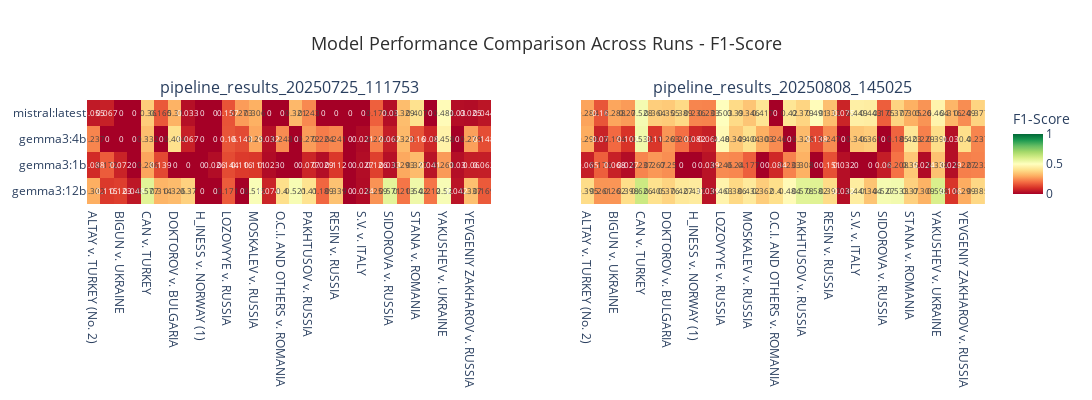
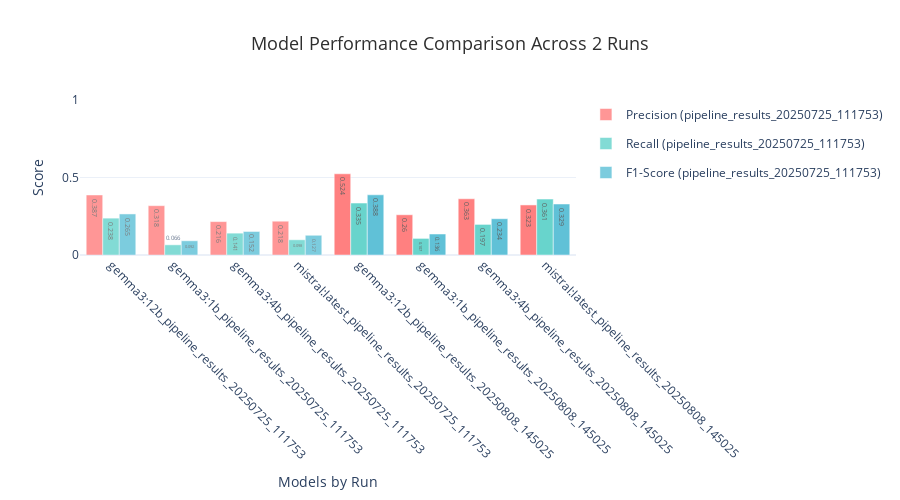
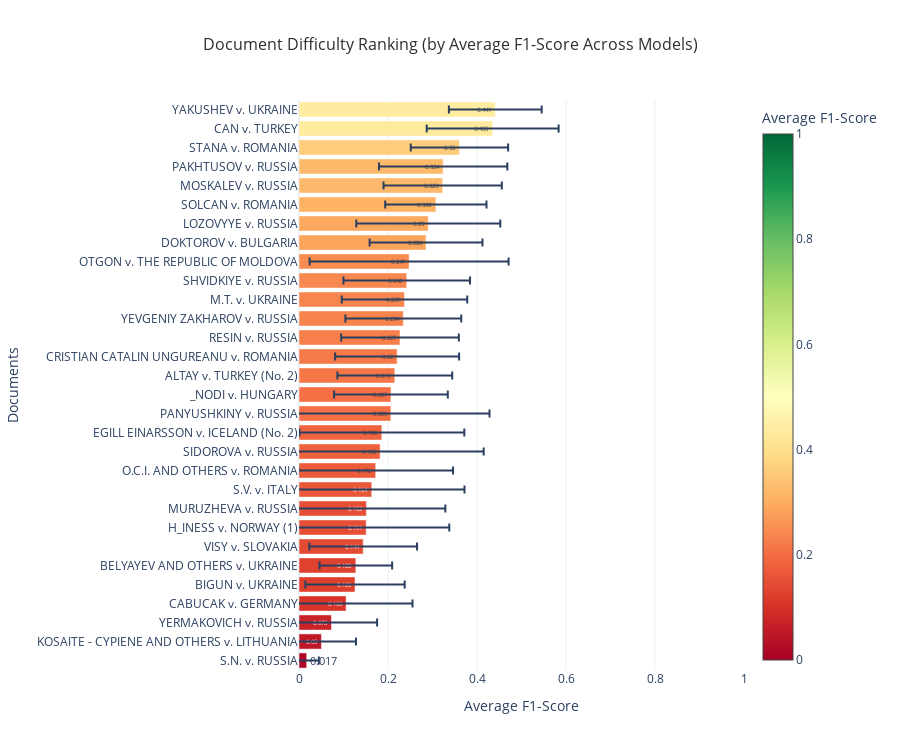

Notebook source saved alongside these figures, in order:
### Code cell
if 'df' in globals() and not df.empty:
    print("🎯 Creating Performance Visualizations...")
    
    # 1. F1-Score Heatmap - Shows model performance across documents at a glance
    print("📊 1. Model Performance Heatmap (F1-Score)")
    f1_heatmap = create_performance_heatmap(df, 'f1_score', 'F1-Score')
    f1_heatmap.show()
    
    # 2. Model Comparison Chart - Shows average performance with error bars
    print("📈 2. Model Performance Comparison")
    model_comparison = create_model_comparison_chart(df)
    model_comparison.show()
    
    # 3. Document Difficulty Ranking
    print("📋 3. Document Difficulty Ranking")
    doc_difficulty = create_document_difficulty_chart(df)
    doc_difficulty.show()
    
else:
    print("❌ Please load and process evaluation data first.")

### Figure 1 — Plotly figure (JSON) as saved in the notebook; plotly's stock layout.template omitted (floating-point values rounded to 4 significant figures)
{"data": [{"colorbar": {"title": {"text": "F1-Score"}}, "colorscale": [[0, "rgb(165,0,38)"], [0.1, "rgb(215,48,39)"], [0.2, "rgb(244,109,67)"], [0.3, "rgb(253,174,97)"], [0.4, "rgb(254,224,139)"], [0.5, "rgb(255,255,191)"], [0.6, "rgb(217,239,139)"], [0.7, "rgb(166,217,106)"], [0.8, "rgb(102,189,99)"], [0.9, "rgb(26,152,80)"], [1, "rgb(0,104,55)"]], "showscale": true, "text": [[0.302, 0.115, 0.123, 0.048, 0.577, 0.314, 0.326, 0.37, 0.0, 0.0, 0.171, 0.0, 0.515, 0.074, 0.4, 0.521, 0.41, 0.189, 0.339, 0.0, 0.024, 0.259, 0.571, 0.213, 0.542, 0.212, 0.52, 0.042, 0.337, 0.169], [0.088, 0.172, 0.072, 0.0, 0.286, 0.139, 0.0, 0.0, 0.0, 0.026, 0.144, 0.116, 0.111, 0.023, 0.0, 0.0, 0.077, 0.029, 0.112, 0.0, 0.027, 0.126, 0.033, 0.293, 0.327, 0.041, 0.269, 0.03, 0.06, 0.062], [0.237, 0.0, 0.0, 0.0, 0.332, 0.0, 0.404, 0.067, 0.0, 0.0, 0.16, 0.143, 0.29, 0.032, 0.248, 0.0, 0.272, 0.224, 0.241, 0.0, 0.021, 0.226, 0.062, 0.323, 0.16, 0.08, 0.458, 0.0, 0.279, 0.148], [0.055, 0.067, 0.0, 0.0, 0.36, 0.165, 0.31, 0.033, 0.0, 0.0, 0.157, 0.273, 0.306, 0.0, 0.0, 0.321, 0.243, 0.0, 0.0, 0.0, 0.0, 0.179, 0.03, 0.329, 0.407, 0.0, 0.486, 0.03, 0.025, 0.044]], "textfont": {"size": 8}, "texttemplate": "%{text}", "type": "heatmap", "x": ["ALTAY v. TURKEY (No. 2)", "BELYAYEV AND OTHERS v. UKRAINE", "BIGUN v. UKRAINE", "CABUCAK v. GERMANY", "CAN v. TURKEY", "CRISTIAN CATALIN UNGUREANU v. ROMANIA", "DOKTOROV v. BULGARIA", "EGILL EINARSSON v. ICELAND (No. 2)", "H_INESS v. NORWAY (1)", "KOSAITE - CYPIENE AND OTHERS v. LITHUANIA", "LOZOVYYE v. RUSSIA", "M.T. v. UKRAINE", "MOSKALEV v. RUSSIA", "MURUZHEVA v. RUSSIA", "O.C.I. AND OTHERS v. ROMANIA", "OTGON v. THE REPUBLIC OF MOLDOVA", "PAKHTUSOV v. RUSSIA", "PANYUSHKINY v. RUSSIA", "RESIN v. RUSSIA", "S.N. v. RUSSIA", "S.V. v. ITALY", "SHVIDKIYE v. RUSSIA", "SIDOROVA v. RUSSIA", "SOLCAN v. ROMANIA", "STANA v. ROMANIA", "VISY v. SLOVAKIA", "YAKUSHEV v. UKRAINE", "YERMAKOVICH v. RUSSIA", "YEVGENIY ZAKHAROV v. RUSSIA", "_NODI v. HUNGARY"], "xaxis": "x", "y": ["gemma3:12b", "gemma3:1b", "gemma3:4b", "mistral:latest"], "yaxis": "y", "z": [[0.3016, 0.1154, 0.1235, 0.04762, 0.5766, 0.3143, 0.3256, 0.3704, 0.0, 0.0, 0.1707, 0.0, 0.5155, 0.07447, 0.4, 0.5211, 0.4096, 0.1887, 0.3393, 0.0, 0.02381, 0.2586, 0.5714, 0.2128, 0.5424, 0.2118, 0.52, 0.04196, 0.3366, 0.1687], [0.08772, 0.1724, 0.07229, 0.0, 0.2857, 0.1391, 0.0, 0.0, 0.0, 0.02632, 0.1443, 0.1159, 0.1111, 0.02326, 0.0, 0.0, 0.07692, 0.02899, 0.1124, 0.0, 0.02667, 0.126, 0.03333, 0.2927, 0.3265, 0.04082, 0.2687, 0.0303, 0.0597, 0.06211], [0.237, 0.0, 0.0, 0.0, 0.3316, 0.0, 0.4037, 0.06742, 0.0, 0.0, 0.16, 0.1429, 0.2899, 0.03226, 0.2482, 0.0, 0.2722, 0.2235, 0.2407, 0.0, 0.02083, 0.2258, 0.06154, 0.3226, 0.16, 0.08, 0.4578, 0.0, 0.2791, 0.1481], [0.05455, 0.06667, 0.0, 0.0, 0.3596, 0.1653, 0.3099, 0.03279, 0.0, 0.0, 0.1573, 0.2727, 0.3056, 0.0, 0.0, 0.321, 0.2432, 0.0, 0.0, 0.0, 0.0, 0.1789, 0.02985, 0.3291, 0.4068, 0.0, 0.4865, 0.03008, 0.025, 0.0438]], "zmax": 1, "zmin": 0}, {"colorscale": [[0, "rgb(165,0,38)"], [0.1, "rgb(215,48,39)"], [0.2, "rgb(244,109,67)"], [0.3, "rgb(253,174,97)"], [0.4, "rgb(254,224,139)"], [0.5, "rgb(255,255,191)"], [0.6, "rgb(217,239,139)"], [0.7, "rgb(166,217,106)"], [0.8, "rgb(102,189,99)"], [0.9, "rgb(26,152,80)"], [1, "rgb(0,104,55)"]], "showscale": false, "text": [[0.395, 0.261, 0.262, 0.398, 0.626, 0.405, 0.376, 0.427, 0.437, 0.039, 0.463, 0.386, 0.432, 0.362, 0.4, 0.484, 0.578, 0.582, 0.393, 0.032, 0.441, 0.344, 0.527, 0.533, 0.37, 0.309, 0.598, 0.106, 0.299, 0.385], [0.065, 0.176, 0.068, 0.027, 0.237, 0.267, 0.25, 0.0, 0.0, 0.039, 0.246, 0.24, 0.177, 0.0, 0.084, 0.233, 0.308, 0.0, 0.151, 0.032, 0.0, 0.0, 0.06, 0.208, 0.35, 0.024, 0.338, 0.029, 0.227, 0.232], [0.298, 0.07, 0.194, 0.103, 0.538, 0.11, 0.263, 0.203, 0.082, 0.064, 0.48, 0.349, 0.404, 0.303, 0.246, 0.0, 0.326, 0.138, 0.247, 0.0, 0.346, 0.361, 0.0, 0.185, 0.423, 0.229, 0.396, 0.03, 0.4, 0.237], [0.284, 0.16, 0.288, 0.27, 0.528, 0.364, 0.355, 0.389, 0.236, 0.233, 0.503, 0.39, 0.346, 0.417, 0.0, 0.42, 0.379, 0.491, 0.333, 0.075, 0.449, 0.443, 0.175, 0.377, 0.305, 0.26, 0.464, 0.316, 0.249, 0.377]], "textfont": {"size": 8}, "texttemplate": "%{text}", "type": "heatmap", "x": ["ALTAY v. TURKEY (No. 2)", "BELYAYEV AND OTHERS v. UKRAINE", "BIGUN v. UKRAINE", "CABUCAK v. GERMANY", "CAN v. TURKEY", "CRISTIAN CATALIN UNGUREANU v. ROMANIA", "DOKTOROV v. BULGARIA", "EGILL EINARSSON v. ICELAND (No. 2)", "H_INESS v. NORWAY (1)", "KOSAITE - CYPIENE AND OTHERS v. LITHUANIA", "LOZOVYYE v. RUSSIA", "M.T. v. UKRAINE", "MOSKALEV v. RUSSIA", "MURUZHEVA v. RUSSIA", "O.C.I. AND OTHERS v. ROMANIA", "OTGON v. THE REPUBLIC OF MOLDOVA", "PAKHTUSOV v. RUSSIA", "PANYUSHKINY v. RUSSIA", "RESIN v. RUSSIA", "S.N. v. RUSSIA", "S.V. v. ITALY", "SHVIDKIYE v. RUSSIA", "SIDOROVA v. RUSSIA", "SOLCAN v. ROMANIA", "STANA v. ROMANIA", "VISY v. SLOVAKIA", "YAKUSHEV v. UKRAINE", "YERMAKOVICH v. RUSSIA", "YEVGENIY ZAKHAROV v. RUSSIA", "_NODI v. HUNGARY"], "xaxis": "x2", "y": ["gemma3:12b", "gemma3:1b", "gemma3:4b", "mistral:latest"], "yaxis": "y2", "z": [[0.3946, 0.2609, 0.2617, 0.3983, 0.626, 0.4049, 0.3765, 0.427, 0.4369, 0.03947, 0.4628, 0.3864, 0.4324, 0.3621, 0.4, 0.4839, 0.5778, 0.5818, 0.3925, 0.03191, 0.4409, 0.3438, 0.5275, 0.5333, 0.3704, 0.3093, 0.5979, 0.106, 0.2989, 0.3846], [0.06452, 0.1765, 0.0678, 0.02715, 0.2366, 0.2667, 0.25, 0.0, 0.0, 0.03947, 0.2459, 0.24, 0.1772, 0.0, 0.08403, 0.233, 0.3077, 0.0, 0.1509, 0.03209, 0.0, 0.0, 0.0597, 0.2078, 0.35, 0.02381, 0.3377, 0.02941, 0.2273, 0.2317], [0.2979, 0.07018, 0.1942, 0.1031, 0.5378, 0.1101, 0.2632, 0.2029, 0.08163, 0.0641, 0.48, 0.3486, 0.4043, 0.303, 0.2462, 0.0, 0.3259, 0.1379, 0.2472, 0.0, 0.3462, 0.3607, 0.0, 0.1852, 0.4231, 0.2286, 0.3956, 0.02985, 0.4, 0.2371], [0.2844, 0.16, 0.2877, 0.2703, 0.5278, 0.3636, 0.3551, 0.3889, 0.2364, 0.2335, 0.5033, 0.3902, 0.3465, 0.417, 0.0, 0.42, 0.3788, 0.4908, 0.3333, 0.07477, 0.4493, 0.4434, 0.1748, 0.3768, 0.3051, 0.2605, 0.4643, 0.3158, 0.2486, 0.3767]], "zmax": 1, "zmin": 0}], "layout": {"annotations": [{"font": {"size": 16}, "showarrow": false, "text": "pipeline_results_20250725_111753", "x": 0.225, "xanchor": "center", "xref": "paper", "y": 1, "yanchor": "bottom", "yref": "paper"}, {"font": {"size": 16}, "showarrow": false, "text": "pipeline_results_20250808_145025", "x": 0.775, "xanchor": "center", "xref": "paper", "y": 1, "yanchor": "bottom", "yref": "paper"}], "height": 400, "title": {"font": {"color": "#2E2E2E", "size": 18}, "text": "Model Performance Comparison Across Runs - F1-Score", "x": 0.5}, "width": 1200, "xaxis": {"anchor": "y", "domain": [0, 0.45]}, "xaxis2": {"anchor": "y2", "domain": [0.55, 1]}, "yaxis": {"anchor": "x", "domain": [0, 1]}, "yaxis2": {"anchor": "x2", "domain": [0, 1], "matches": "y", "showticklabels": false}}}

### Figure 2 — Plotly figure (JSON) as saved in the notebook; plotly's stock layout.template omitted (floating-point values rounded to 4 significant figures)
{"data": [{"legendgroup": "Precision", "marker": {"color": "#FF6B6B"}, "name": "Precision (pipeline_results_20250725_111753)", "offsetgroup": "0", "opacity": 0.7, "showlegend": true, "text": [0.387, 0.318, 0.216, 0.218], "textposition": "auto", "type": "bar", "x": ["gemma3:12b_pipeline_results_20250725_111753", "gemma3:1b_pipeline_results_20250725_111753", "gemma3:4b_pipeline_results_20250725_111753", "mistral:latest_pipeline_results_20250725_111753"], "y": [0.3874, 0.3183, 0.2157, 0.218]}, {"legendgroup": "Precision", "marker": {"color": "#FF6B6B"}, "name": "Precision (pipeline_results_20250808_145025)", "offsetgroup": "0", "opacity": 0.85, "showlegend": false, "text": [0.524, 0.26, 0.363, 0.323], "textposition": "auto", "type": "bar", "x": ["gemma3:12b_pipeline_results_20250808_145025", "gemma3:1b_pipeline_results_20250808_145025", "gemma3:4b_pipeline_results_20250808_145025", "mistral:latest_pipeline_results_20250808_145025"], "y": [0.5241, 0.2596, 0.3627, 0.323]}, {"legendgroup": "Recall", "marker": {"color": "#4ECDC4"}, "name": "Recall (pipeline_results_20250725_111753)", "offsetgroup": "1", "opacity": 0.7, "showlegend": true, "text": [0.238, 0.066, 0.141, 0.098], "textposition": "auto", "type": "bar", "x": ["gemma3:12b_pipeline_results_20250725_111753", "gemma3:1b_pipeline_results_20250725_111753", "gemma3:4b_pipeline_results_20250725_111753", "mistral:latest_pipeline_results_20250725_111753"], "y": [0.2379, 0.0657, 0.1411, 0.09816]}, {"legendgroup": "Recall", "marker": {"color": "#4ECDC4"}, "name": "Recall (pipeline_results_20250808_145025)", "offsetgroup": "1", "opacity": 0.85, "showlegend": false, "text": [0.335, 0.107, 0.197, 0.361], "textposition": "auto", "type": "bar", "x": ["gemma3:12b_pipeline_results_20250808_145025", "gemma3:1b_pipeline_results_20250808_145025", "gemma3:4b_pipeline_results_20250808_145025", "mistral:latest_pipeline_results_20250808_145025"], "y": [0.3351, 0.1072, 0.1974, 0.3608]}, {"legendgroup": "F1-Score", "marker": {"color": "#45B7D1"}, "name": "F1-Score (pipeline_results_20250725_111753)", "offsetgroup": "2", "opacity": 0.7, "showlegend": true, "text": [0.265, 0.092, 0.152, 0.127], "textposition": "auto", "type": "bar", "x": ["gemma3:12b_pipeline_results_20250725_111753", "gemma3:1b_pipeline_results_20250725_111753", "gemma3:4b_pipeline_results_20250725_111753", "mistral:latest_pipeline_results_20250725_111753"], "y": [0.2649, 0.09184, 0.1519, 0.1273]}, {"legendgroup": "F1-Score", "marker": {"color": "#45B7D1"}, "name": "F1-Score (pipeline_results_20250808_145025)", "offsetgroup": "2", "opacity": 0.85, "showlegend": false, "text": [0.388, 0.136, 0.234, 0.329], "textposition": "auto", "type": "bar", "x": ["gemma3:12b_pipeline_results_20250808_145025", "gemma3:1b_pipeline_results_20250808_145025", "gemma3:4b_pipeline_results_20250808_145025", "mistral:latest_pipeline_results_20250808_145025"], "y": [0.3883, 0.1356, 0.2341, 0.3292]}], "layout": {"barmode": "group", "height": 500, "showlegend": true, "title": {"font": {"color": "#2E2E2E", "size": 18}, "text": "Model Performance Comparison Across 2 Runs", "x": 0.5}, "xaxis": {"tickangle": 45, "title": {"text": "Models by Run"}}, "yaxis": {"range": [0, 1], "title": {"text": "Score"}}}}

### Figure 3 — Plotly figure (JSON) as saved in the notebook; plotly's stock layout.template omitted (floating-point values rounded to 4 significant figures)
{"data": [{"error_x": {"array": [0.0273, 0.0776, 0.1026, 0.1492, 0.1116, 0.0816, 0.121, 0.1867, 0.1774, 0.2084, 0.1739, 0.2327, 0.1853, 0.2216, 0.1278, 0.129, 0.1393, 0.1322, 0.1302, 0.141, 0.1422, 0.2236, 0.1268, 0.1618, 0.1138, 0.1329, 0.1441, 0.1094, 0.1482, 0.1043], "type": "data", "visible": true}, "marker": {"cmax": 1, "cmin": 0, "color": [0.0173, 0.0504, 0.0729, 0.1058, 0.1259, 0.1277, 0.1443, 0.151, 0.1515, 0.1635, 0.1723, 0.1823, 0.1862, 0.2065, 0.2066, 0.2153, 0.2205, 0.227, 0.2344, 0.2371, 0.2421, 0.2474, 0.2855, 0.2905, 0.3075, 0.3228, 0.324, 0.3605, 0.4352, 0.4411], "colorbar": {"title": {"text": "Average F1-Score"}}, "colorscale": [[0, "rgb(165,0,38)"], [0.1, "rgb(215,48,39)"], [0.2, "rgb(244,109,67)"], [0.3, "rgb(253,174,97)"], [0.4, "rgb(254,224,139)"], [0.5, "rgb(255,255,191)"], [0.6, "rgb(217,239,139)"], [0.7, "rgb(166,217,106)"], [0.8, "rgb(102,189,99)"], [0.9, "rgb(26,152,80)"], [1, "rgb(0,104,55)"]]}, "orientation": "h", "text": [0.017, 0.05, 0.073, 0.106, 0.126, 0.128, 0.144, 0.151, 0.152, 0.164, 0.172, 0.182, 0.186, 0.206, 0.207, 0.215, 0.22, 0.227, 0.234, 0.237, 0.242, 0.247, 0.286, 0.29, 0.308, 0.323, 0.324, 0.36, 0.435, 0.441], "textposition": "auto", "type": "bar", "x": [0.0173, 0.0504, 0.0729, 0.1058, 0.1259, 0.1277, 0.1443, 0.151, 0.1515, 0.1635, 0.1723, 0.1823, 0.1862, 0.2065, 0.2066, 0.2153, 0.2205, 0.227, 0.2344, 0.2371, 0.2421, 0.2474, 0.2855, 0.2905, 0.3075, 0.3228, 0.324, 0.3605, 0.4352, 0.4411], "y": ["S.N. v. RUSSIA", "KOSAITE - CYPIENE AND OTHERS v. LITHUANIA", "YERMAKOVICH v. RUSSIA", "CABUCAK v. GERMANY", "BIGUN v. UKRAINE", "BELYAYEV AND OTHERS v. UKRAINE", "VISY v. SLOVAKIA", "H_INESS v. NORWAY (1)", "MURUZHEVA v. RUSSIA", "S.V. v. ITALY", "O.C.I. AND OTHERS v. ROMANIA", "SIDOROVA v. RUSSIA", "EGILL EINARSSON v. ICELAND (No. 2)", "PANYUSHKINY v. RUSSIA", "_NODI v. HUNGARY", "ALTAY v. TURKEY (No. 2)", "CRISTIAN CATALIN UNGUREANU v. ROMANIA", "RESIN v. RUSSIA", "YEVGENIY ZAKHAROV v. RUSSIA", "M.T. v. UKRAINE", "SHVIDKIYE v. RUSSIA", "OTGON v. THE REPUBLIC OF MOLDOVA", "DOKTOROV v. BULGARIA", "LOZOVYYE v. RUSSIA", "SOLCAN v. ROMANIA", "MOSKALEV v. RUSSIA", "PAKHTUSOV v. RUSSIA", "STANA v. ROMANIA", "CAN v. TURKEY", "YAKUSHEV v. UKRAINE"]}], "layout": {"height": 750, "title": {"font": {"color": "#2E2E2E", "size": 16}, "text": "Document Difficulty Ranking (by Average F1-Score Across Models)", "x": 0.5}, "xaxis": {"range": [0, 1], "title": {"text": "Average F1-Score"}}, "yaxis": {"title": {"text": "Documents"}}}}
